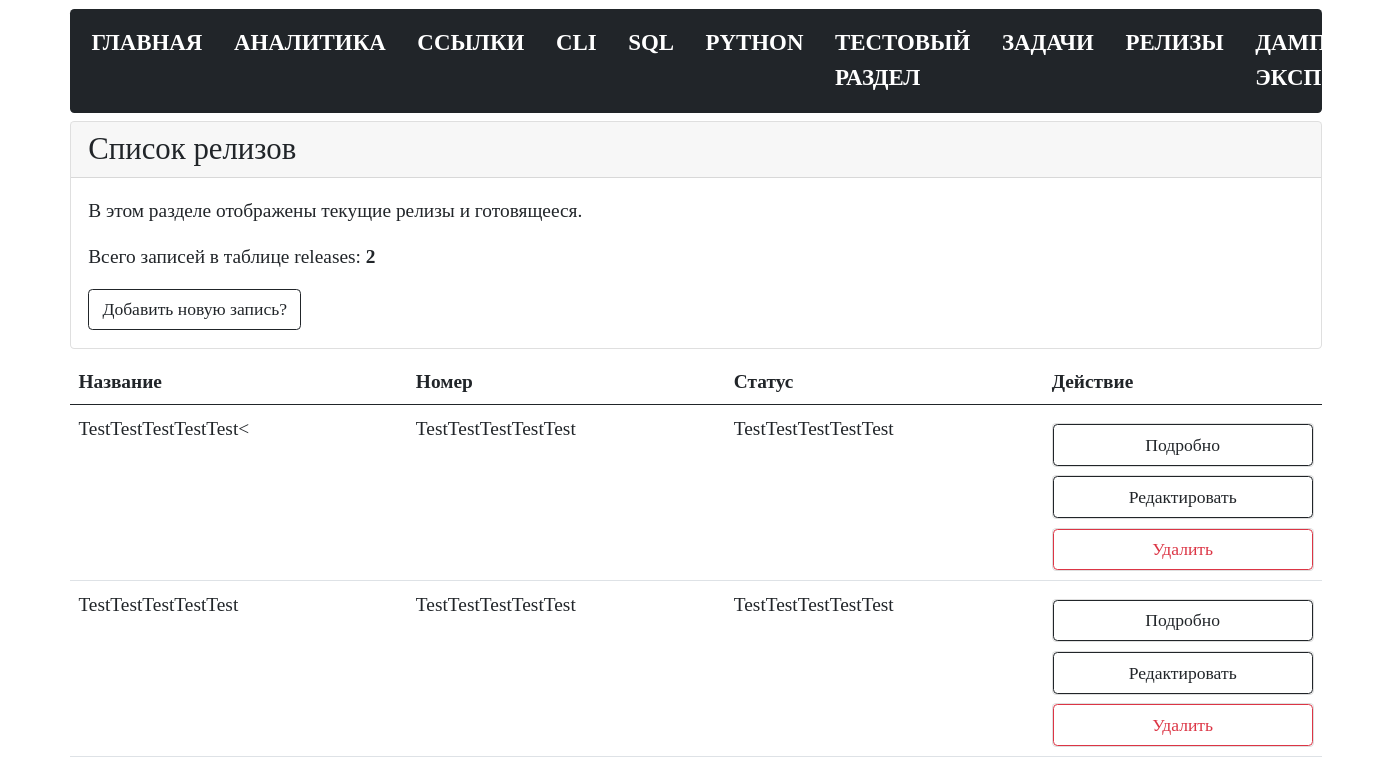
Page /releases on the earlier database version.
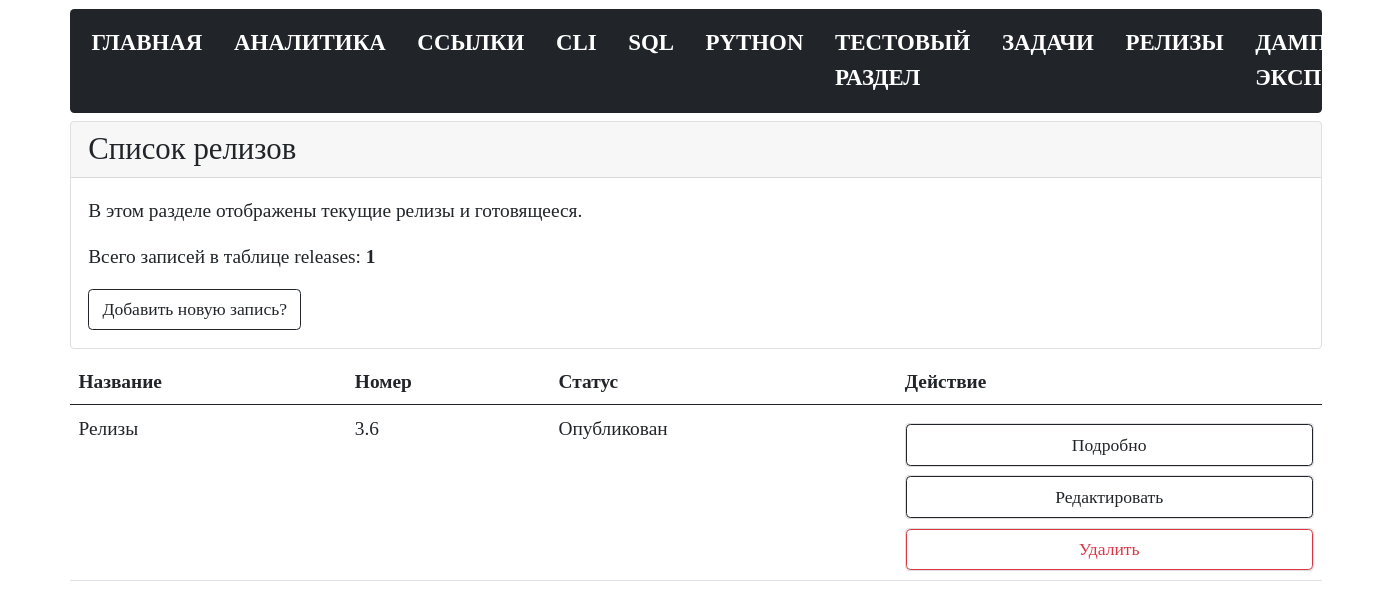
Same page on the later database version.
### tables this page shows
CREATE TABLE releases (
  release_id INTEGER PRIMARY KEY AUTOINCREMENT,
  release_name TEXT NOT NULL,
  release_number TEXT NOT NULL,
  release_description TEXT NOT NULL,
  release_status TEXT NOT NULL
);

### modules/releases/releases.py (the view)
@bp.route("/releases")
def releases():
    conn = connect.get_db_connection()
    cur = conn.cursor()
    releases_count = int(cur.execute("SELECT COUNT(*) FROM releases").fetchone()[0])
    releases_list = conn.execute("SELECT * FROM releases ORDER BY 1 DESC").fetchall()
    conn.close()
    return render_template("releases/releases.html",
                           releases_list=releases_list,
                           releases_count=releases_count,
                           )

### modules/connect.py (called while the page is built)
def get_db_connection():
    db_path = os.path.join(BASE_DIR, '../database.db')
    conn = sqlite3.connect(db_path)
    conn.row_factory = sqlite3.Row
    return conn

### templates/releases/releases.html (shortened to what this page needs)
{% extends "base.html" %} {% block title %}Релизы{% endblock %} {% block content %}
<div class="card mb-2">
  <div class="card-header h3">Список релизов</div>
  <div class="card-body">
    <p class="card-text">В этом разделе отображены текущие релизы и готовящееся.</p>
    <p class="card-text">
      Всего записей в таблице releases: <b>{{ releases_count }}</b></p>
    <a href="{{ url_for('add_release.add_release') }}" class="btn btn-outline-dark">Добавить новую
      запись?</a>
  </div>
</div>
<table class="table table-responsive">
  <thead>
    <tr>
      <th scope="col">Название</th>
      <th scope="col">Номер</th>
      <th scope="col">Статус</th>
      <th scope="col">Действие</th>
    </tr>
  </thead>
  <tbody>
    {% for releases_list in releases_list %}
    <tr>
      <td>{{ releases_list['release_name'] }}</td>
      <td>{{ releases_list['release_number'] }}</td>
      <td>{{ releases_list['release_status'] }}</td>
      <td><div class="card"><a href="{{ url_for('view_release.view_release', release_id=releases_list['release_id']) }}"
          class="btn btn-outline-dark">Подробно</a></div>
          <div class="card"><a href="{{ url_for('edit_release.edit_release', release_id=releases_list['release_id']) }}"
          class="btn btn-outline-dark">Редактировать</a></div>
         <form action="{{ url_for('delete_release.delete_release', release_id=releases_list['release_id'])}}"
          method="POST" class="card">
          <input type="submit" class="btn btn-outline-danger " value="Удалить"
            onclick="return confirm('Вы точно уверены что хотите удалить запись?')" />
        </form></td>
    </tr>
    {% endfor %}
  </tbody>
</table>
{% endblock %}

### templates/base.html (shortened to what this page needs)
<!doctype html>
<html>
   <head>
      <link href="https://cdn.jsdelivr.net/npm/bootstrap@5.0.2/dist/css/bootstrap.min.css" rel="stylesheet">
      <link href="{{ url_for('static', filename='styles.css') }}" rel="stylesheet">
   </head>
   <body>
      {% include 'navbar.html' %}
         {% block content %}
         {% endblock %}
   </body>
</html>

### templates/navbar.html (shortened to what this page needs)
<nav class="navbar navbar-expand-lg navbar navbar-dark bg-dark">
  <div class="container-fluid">
    <div class="collapse navbar-collapse" id="navbarNav">
      <ul class="navbar-nav">
        <li class="nav-item">
          <a class="nav-link" href="{{ url_for('index.index') }}">Главная</a>
        </li>
        <li class="nav-item">
          <a class="nav-link" href="{{ url_for('analytics.analytics') }}">Аналитика</a>
        </li>
        <li class="nav-item">
          <a class="nav-link" href="{{ url_for('links_list_commands.links_list_commands') }}">Ссылки</a>
        </li>
        <li class="nav-item">
          <a class="nav-link" href="{{ url_for('bash_list_commands.bash_list_commands') }}">CLI</a>
        </li>
        <li class="nav-item">
          <a class="nav-link" href="{{ url_for('sql_list_commands.sql_list_commands') }}">SQL</a>
        </li>
        <li class="nav-item">
          <a class="nav-link" href="{{ url_for('python_list_commands.python_list_commands') }}">Python</a>
        </li>
        <li class="nav-item">
          <a class="nav-link" href="{{ url_for('test_list.test_list') }}">Тестовый раздел</a>
        </li>
        <li class="nav-item">
          <a class="nav-link" href="{{ url_for('tasks.tasks') }}">Задачи</a>
        </li>
                <li class="nav-item">
          <a class="nav-link" href="{{ url_for('releases.releases') }}">Релизы</a>
        </li>
         <li class="nav-item">
          <a class="nav-link" href="{{ url_for('dump_and_export.dump_and_export') }}">Дамп и экспорт</a>
        </li>
      </ul>
    </div>
  </div>
</nav>

### static/styles.css (style rules this page uses)
* { font-size: 1.1rem; font-family:consolas; }
body { width: 90%; margin: auto; }
a { color: black; text-decoration: none; }
.navbar-dark .navbar-nav .nav-link { text-transform: uppercase; color: white; margin-right: 14px; font-weight: 700; font-size: 1.3rem; }
.card { margin-top: 0.50rem; }
.bg-dark { background-color: #212529!important; border-radius: .25rem; margin-top: 0.50rem; }

Differences in the rows shown:
removed releases: release_name "TestTestTestTestTest<", release_number "TestTestTestTestTest", release_status "TestTestTestTestTest"
removed releases: release_name "TestTestTestTestTest", release_number "TestTestTestTestTest", release_status "TestTestTestTestTest"
added releases: release_name "Релизы", release_number "3.6", release_status "Опубликован"
Other differences:
{{ releases_count }}: "2" → "1"
